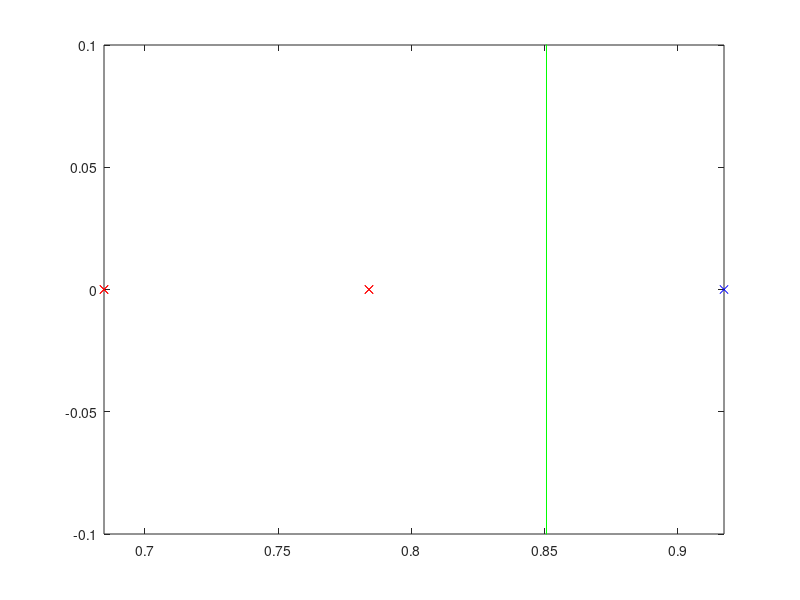

Source code (MATLAB):
hold off;
x0p = [0.9173131942561866 ];
x0n = [0.6846890431714244 0.7841116305459241 0.7841116305459241 0.6846890431714244 ];
w0 = 15.01485045272797;
hold off;
zrp = zeros(1,length(x0p));
zrn = zeros(1,length(x0n));
plot(x0p,zrp,'xb');
hold on;
plot(x0n,zrn,'xr');
xc=[0.8507125199593486 0.8507125199593486];
yc=[-1 1];
plot(xc,yc,'g');
axis([min([x0p x0n]) max([x0p x0n]) -0.1 0.1]);
